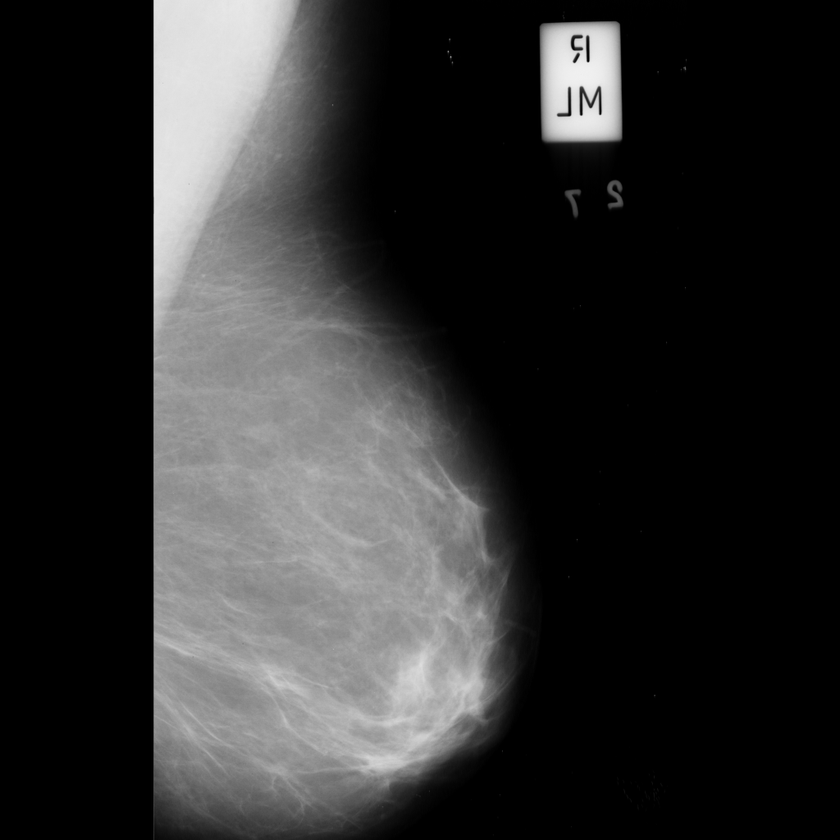
%> input picture Operation 2/mammo1.pgm, 840 x 840 px, shrunk from 1024 x 1024 before the run
$ octave operation2.m   (GNU Octave 9; MATLAB toolbox functions it lacks are replaced by stand-ins)
%> lines starting %> are read from the running program, lines starting %| are printed output that depends on the picture
%IQahsan % Operation 2
% Detection of Breast cancer from Mammography pictures using Negative and
% Laplacian filtering.

I = imread('mammo1.pgm'); % 'mammo2.pgm' can also be used as input
%> I is the input picture: size 840x840 uint8; min 0, max 241, mean 48.3
I_neg = imcomplement(I); % Transforming the image into Negative
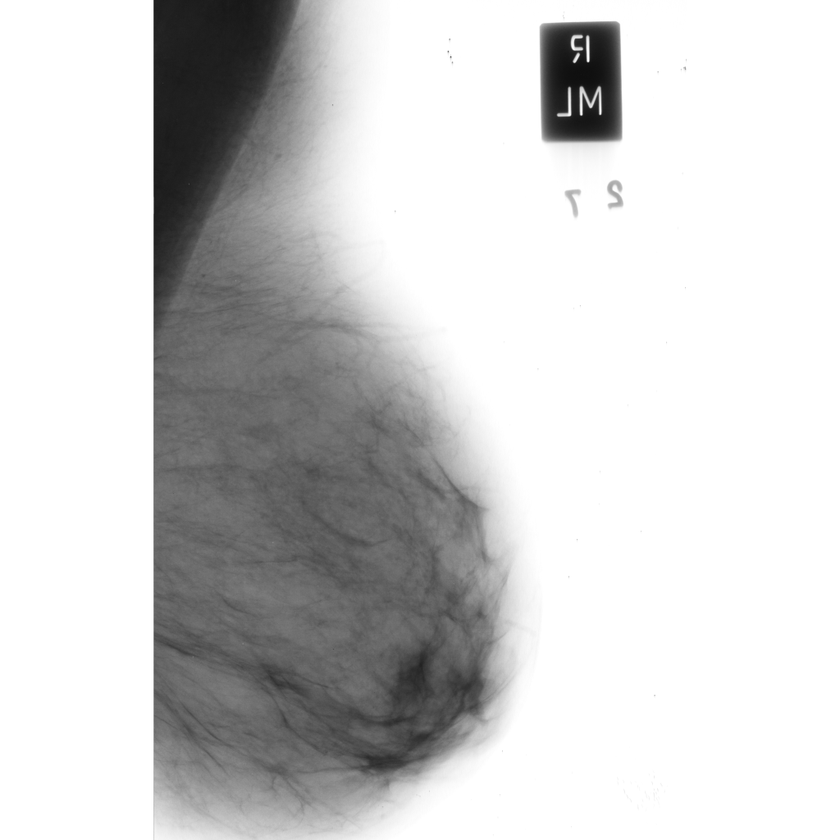
%> I_neg: size 840x840 uint8; min 14, max 255, mean 206.7
kernel1 = [-1 -1 -1;-1 8.8 -1;-1 -1 -1]; %kernel value with 8.8 in the center
kernel2 = [-1 -1 -1;-1 9 -1;-1 -1 -1];  %kernel value with 9 in the center
output_1 = imfilter(I_neg,kernel1) ; % Laplacian filtering
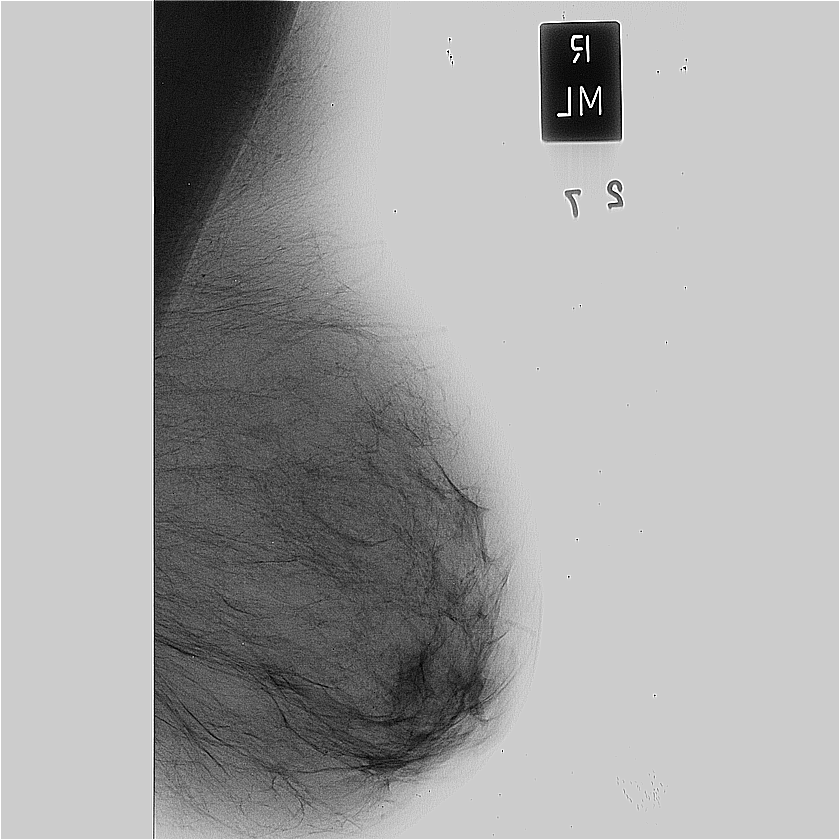
%> output_1: size 840x840 uint8; min 0, max 255, mean 165.6
output_2 = imfilter(I_neg,kernel2) ;

%plotting the results
figure
imshow(I)
title('Original picture');
figure
imshow(I_neg), imwrite(I_neg, 'output1.jpg');
title('Negative of the Original picture');
figure;
imshow(output_1), imwrite(output_1, 'output2.jpg');
title('center value with 8.8 ');
figure;
imshow(output_2), imwrite(output_2, 'output3.jpg');
title('center value with 9 ');

$ run again, with Operation 2/mammo2.pgm copied over Operation 2/mammo1.pgm
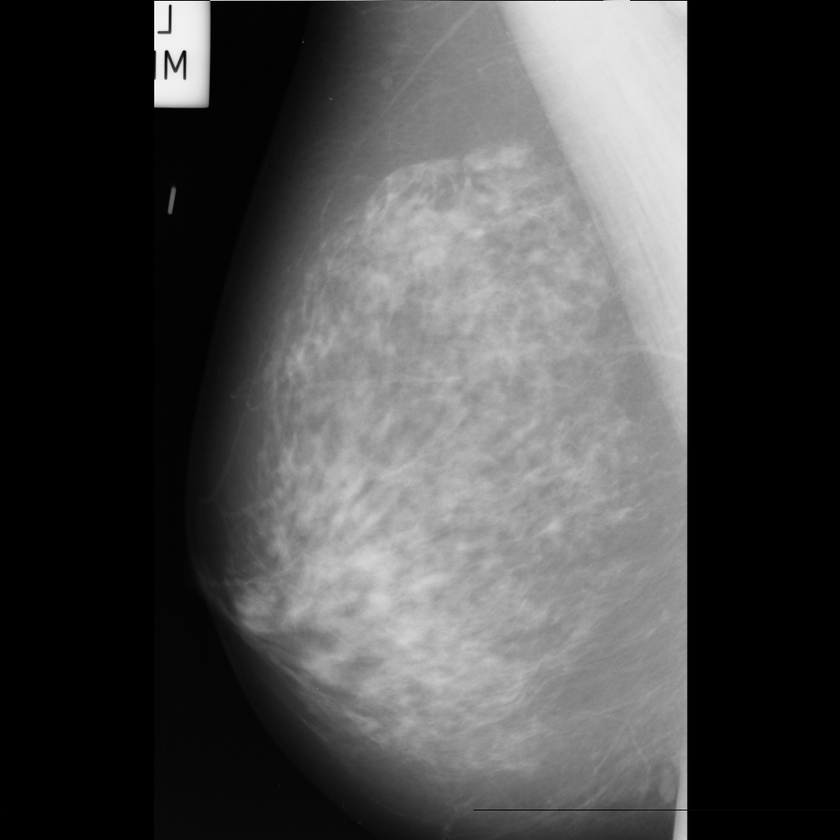
%> input picture Operation 2/mammo2.pgm, 840 x 840 px, shrunk from 1024 x 1024 before the run
%> I is the input picture: size 840x840 uint8; min 0, max 255, mean 74.6
%> `I_neg = imcomplement(I);`:
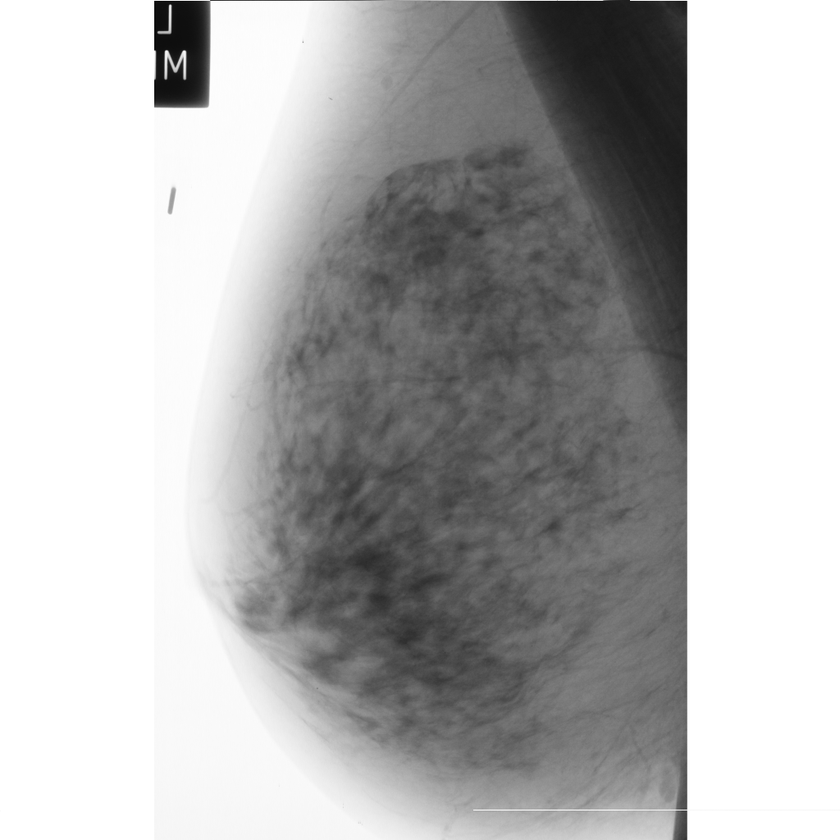
%> I_neg: size 840x840 uint8; min 0, max 255, mean 180.4
%> `output_1 = imfilter(I_neg,kernel1) ;`:
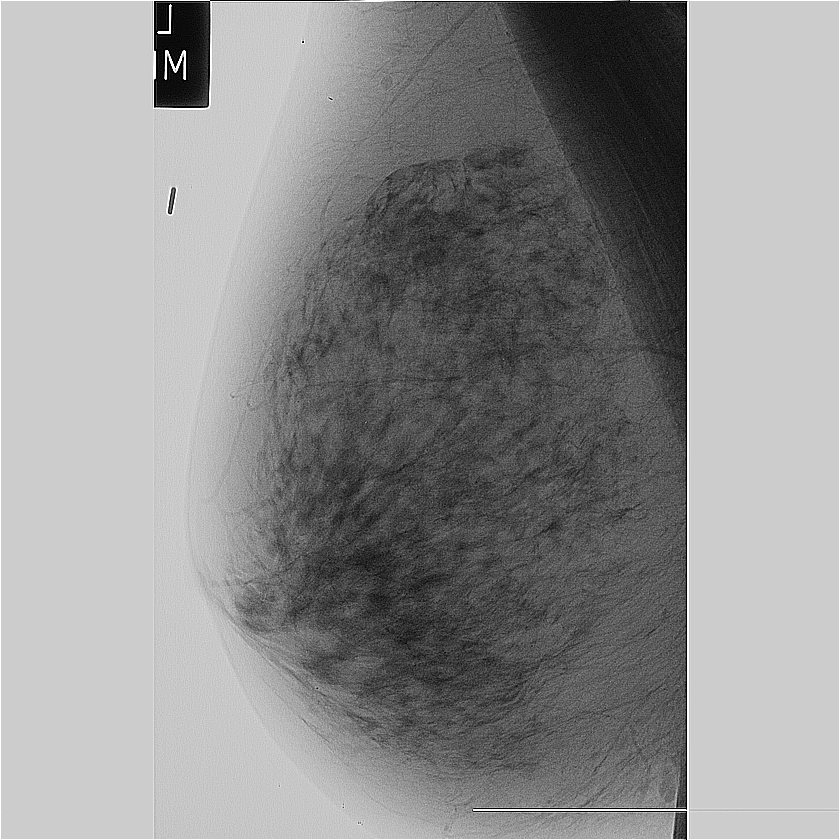
%> output_1: size 840x840 uint8; min 0, max 255, mean 144.7
